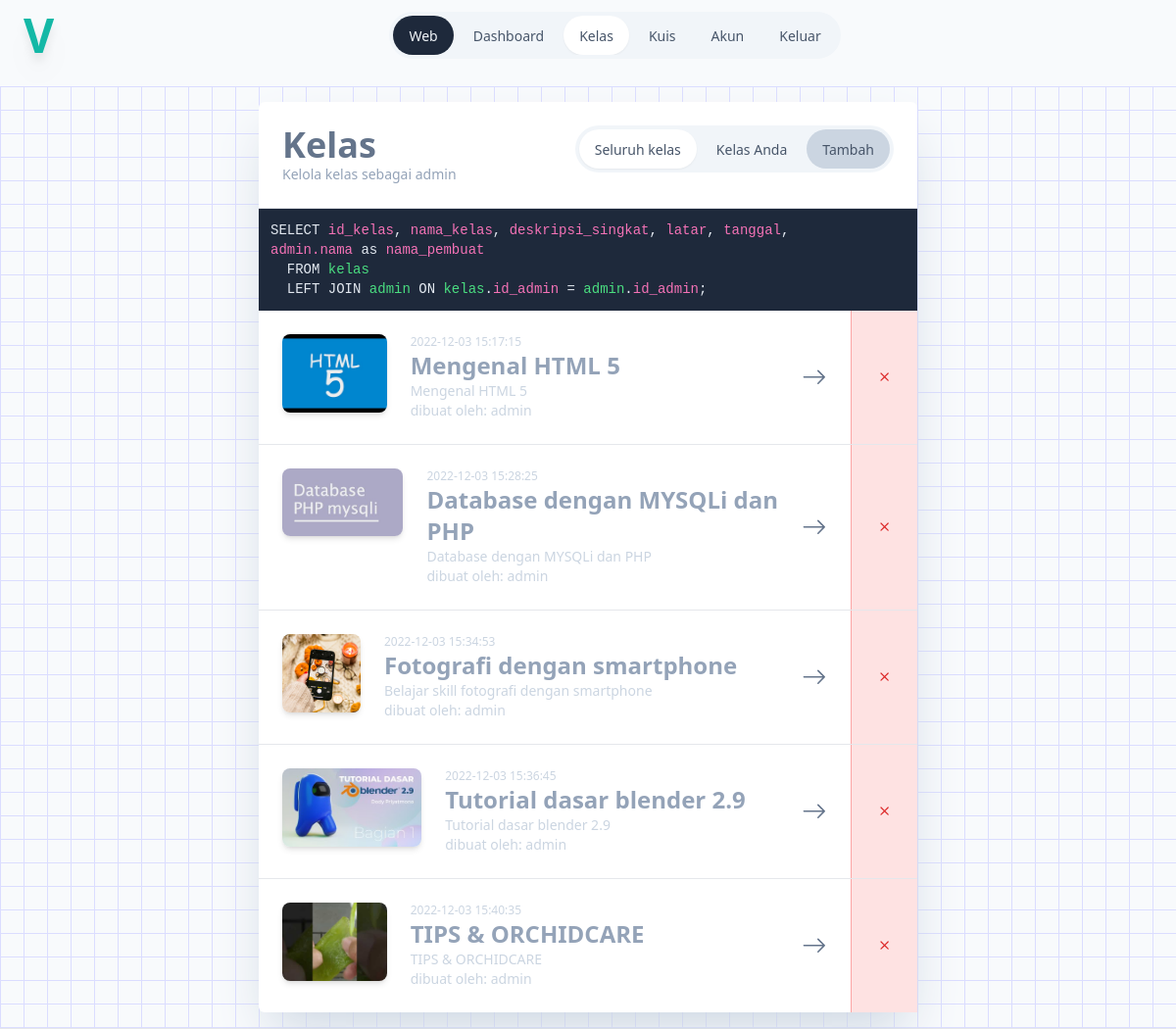
The page /admin/kelas/index.php (signed in) on the database its author committed.
### tables this page shows
CREATE TABLE `kelas` (
  `id_kelas` bigint(20) NOT NULL,
  `nama_kelas` varchar(100) NOT NULL,
  `id_admin` bigint(20) NOT NULL,
  `tanggal` datetime NOT NULL,
  `deskripsi_singkat` varchar(255) DEFAULT NULL,
  `latar` varchar(255) DEFAULT NULL,
  `keterangan` text DEFAULT NULL
);

### admin/kelas/index.php (the view, shortened to what this page needs)
<?php
require_once "../../sambungan.php";
$query_mengambil_record_kelas = "SELECT id_kelas, nama_kelas, deskripsi_singkat, latar, tanggal, admin.nama as nama_pembuat FROM kelas
LEFT JOIN admin ON kelas.id_admin = admin.id_admin";
$query = $sambungan->prepare($query_mengambil_record_kelas);
$query->execute([]);
?>
<!DOCTYPE html>
<html lang="en">
<head>
	<script src="/tailwind.js"></script>
</head>
<body class="m-0 p-0 bg-slate-50">
	<div class="grid grid-cols-1 justify-items-center gap-4">
		<?php
		$aktif = "kelas";
		require_once('../navbar.php');
		?>
		<div class="w-full border-b flex justify-center py-4 bg-pattern gap-4 p-4 flex-wrap">
			<div class="w-full max-w-2xl">
				<div class="bg-white rounded-md shadow-2xl shadow-slate-300">
					<div class="p-6 flex border-b justify-between flex-wrap gap-4">
						<div class="">
							<div class="text-4xl font-black text-slate-500">
								Kelas
							</div>
							<div class="text-sm text-slate-400 group-hover:text-slate-500 max-w-sm">
								Kelola kelas sebagai admin
							</div>
						</div>
						<div>
							<div class="p-1 rounded-full bg-slate-100">
								<ul class="flex gap-1">
									<li class="transition-all duration-75 px-4 py-2 rounded-full text-slate-600 hover:text-slate-400 <?= isNavbar("kelas") ?>">
										<a href="/admin/kelas" class="text-sm">
											Seluruh kelas
										</a>
									</li>
									<li class="transition-all duration-75 px-4 py-2 rounded-full text-slate-600 hover:text-slate-400 <?= isNavbar("kelas-anda") ?>">
										<a href="/admin/kelas/kelas-anda.php" class="text-sm">
											Kelas Anda
										</a>
									</li>
									<li class="transition-all duration-75 px-4 py-2 rounded-full text-slate-600 hover:text-slate-400 bg-slate-300">
										<a href="/admin/kelas/tambah-kelas.php" class="text-sm">
											Tambah
										</a>
									</li>
								</ul>
							</div>
						</div>
					</div>
					<div class="w-full bg-slate-800">
						<div class="mx-auto max-w-2xl">
							<pre class="text-slate-200 bg-slate-800 rounded-md p-3 text-sm font-mono">
SELECT <code class="text-pink-400">id_kelas</code>, <code class="text-pink-400">nama_kelas</code>, <code class="text-pink-400">deskripsi_singkat</code>, <code class="text-pink-400">latar</code>, <code class="text-pink-400">tanggal</code>,
<code class="text-pink-400">admin.nama</code> as <code class="text-pink-400">nama_pembuat</code>
  FROM <code class="text-green-400">kelas</code>
  LEFT JOIN <code class="text-green-400">admin</code> ON <code class="text-green-400">kelas</code>.<code class="text-pink-400">id_admin</code> = <code class="text-green-400">admin</code>.<code class="text-pink-400">id_admin</code>;</pre>
						</div>
					</div>
					<div class="">
						<ul class="grid grid-cols-1 divide-y divide-solid">
							<?php
							if ($query->rowCount()) :
								while ($kelas = $query->fetchObject()) :
							?>
									<li class="flex">
										<a href="/admin/kelas/info-kelas.php?id_kelas=<?=$kelas->id_kelas ?>" class="p-6 flex h-full hover:bg-slate-50 group gap-6 flex-grow">
											<div class="text-2xl font-black text-slate-500 fill-slate-400">
												<img src="<?= $kelas->latar ?>" alt="" class="rounded-lg shadow-md max-h-20 w-full">
											</div>
											<div>
												<div class="text-xs text-slate-300">
													<?= $kelas->tanggal ?? "-" ?>
												</div>
												<div class="text-2xl font-black text-slate-400 group-hover:text-slate-500">
													<?= $kelas->nama_kelas ?>
												</div>
												<div class="text-sm text-slate-300">
													<?= $kelas->deskripsi_singkat ?? "-" ?>
												</div>
												<div class="text-sm text-slate-300">
													dibuat oleh: <?= $kelas->nama_pembuat ?? "-" ?>
												</div>
											</div>
											<div class="fill-slate-500 ml-auto">
												<div class="flex h-full justify-center items-center">
													<svg xmlns="http://www.w3.org/2000/svg" width="1.6rem" height="1.6rem" class="bi bi-arrow-right" viewBox="0 0 16 16">
														<path fill-rule="evenodd" d="M1 8a.5.5 0 0 1 .5-.5h11.793l-3.147-3.146a.5.5 0 0 1 .708-.708l4 4a.5.5 0 0 1 0 .708l-4 4a.5.5 0 0 1-.708-.708L13.293 8.5H1.5A.5.5 0 0 1 1 8z" />
													</svg>
												</div>
											</div>
										</a>
										<div class="">
											<a href="kelas/hapus-kelas.php?id_kelas=<?=$kelas->id_kelas ?>" title="Hapus" class="flex p-6 bg-red-100 fill-red-600 h-full justify-center items-center
												hover:fill-white hover:bg-red-600 transition-all
												border-l border-red-300">
												<svg xmlns="http://www.w3.org/2000/svg" width="1.2rem" height="1.2rem" class="bi bi-x" viewBox="0 0 16 16">
													<path d="M4.646 4.646a.5.5 0 0 1 .708 0L8 7.293l2.646-2.647a.5.5 0 0 1 .708.708L8.707 8l2.647 2.646a.5.5 0 0 1-.708.708L8 8.707l-2.646 2.647a.5.5 0 0 1-.708-.708L7.293 8 4.646 5.354a.5.5 0 0 1 0-.708z" />
												</svg>
											</a>
										</div>
									</li>
								<?php
								endwhile;
							endif;
							?>
						</ul>
					</div>
				</div>
			</div>
		</div>
	</div>
</body>
</html>

### admin/navbar.php (shortened to what this page needs)
<?php
	$aktif = $aktif ?? "awal";
	function isNavbar($name)
	{
		global $aktif;
		return $aktif == $name ? "bg-white shadow-sm" : "";
	}
?>
<div class="flex justify-between p-3 w-full items-center max-w-full">
	<div class="px-3">
		<div>
			<div class="text-5xl font-black text-teal-500 drop-shadow-xl font-sans">
				V
			</div>
		</div>
	</div>
	<div class="p-1 rounded-full bg-slate-100">
		<ul class="flex gap-1 flex-nowrap overflow-x-auto">
			<li class="transition-all duration-75 flex-shrink-0 px-4 py-2 rounded-full bg-slate-800 text-slate-100 hover:text-slate-200">
				<a href="/" class="text-sm">
					Web
				</a>
			</li>
			<li class="transition-all duration-75 flex-shrink-0 px-4 py-2 rounded-full text-slate-600 hover:text-slate-400 <?= isNavbar("admin") ?>">
				<a href="/admin" class="text-sm">
					Dashboard
				</a>
			</li>
			<li class="transition-all duration-75 flex-shrink-0 px-4 py-2 rounded-full text-slate-600 hover:text-slate-400 <?= isNavbar("kelas") ?>">
				<a href="/admin/kelas" class="text-sm">
					Kelas
				</a>
			</li>
			<li class="transition-all duration-75 flex-shrink-0 px-4 py-2 rounded-full text-slate-600 hover:text-slate-400 <?= isNavbar("kuis") ?>">
				<a href="/admin/kuis" class="text-sm">
					Kuis
				</a>
			</li>
			<li class="transition-all duration-75 flex-shrink-0
							px-4 py-2 rounded-full text-slate-600
							hover:text-slate-400 <?= isNavbar("akun") ?>">
				<a href="/admin/akun" class="text-sm">
					Akun
				</a>
			</li>
			<li class="transition-all duration-75 flex-shrink-0
							px-4 py-2 rounded-full text-slate-600
							hover:text-slate-400 <?= isNavbar("masuk") ?> <?= isNavbar("masuk-admin") ?>">
				<a href="/logout" class="text-sm">
					Keluar
				</a>
			</li>
		</ul>
	</div>
</div>

### admin/kelas/index.php (style rules this page uses)
.bg-pattern { background-color: rgba(244, 244, 255, 0); background-image: linear-gradient(#dbddff 1.2000000000000002px, transparent 1.2000000000000002px), linear-gradient(to right, #dbddff 1.2000000000000002px, rgba(244, 244, 255, 0) 1.2000000000000002px); background-size: 24px 24px; }

### rows shown on the page
kelas: latar (picture), tanggal "2022-12-03 15:17:15", nama_kelas "Mengenal HTML 5", deskripsi_singkat "Mengenal HTML 5", id_admin.nama "admin"
kelas: latar (picture), tanggal "2022-12-03 15:28:25", nama_kelas "Database dengan MYSQLi dan PHP", deskripsi_singkat "Database dengan MYSQLi dan PHP", id_admin.nama "admin"
kelas: latar (picture), tanggal "2022-12-03 15:34:53", nama_kelas "Fotografi dengan smartphone", deskripsi_singkat "Belajar skill fotografi dengan smartphone", id_admin.nama "admin"
kelas: latar (picture), tanggal "2022-12-03 15:36:45", nama_kelas "Tutorial dasar blender 2.9", deskripsi_singkat "Tutorial dasar blender 2.9", id_admin.nama "admin"
kelas: latar (picture), tanggal "2022-12-03 15:40:35", nama_kelas "TIPS & ORCHIDCARE", deskripsi_singkat "TIPS & ORCHIDCARE", id_admin.nama "admin"
